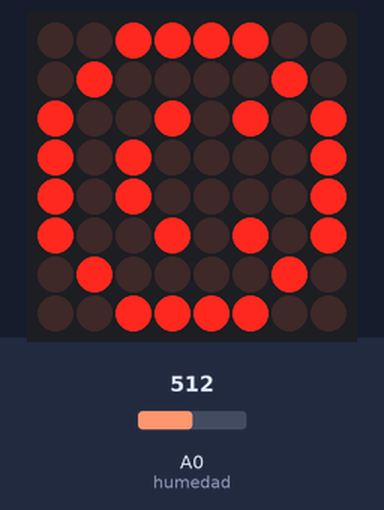
This sketch was run on a simulated Arduino Uno, built with avr-gcc and run on an emulated ATmega328P. Shown: 8×8 LED matrix. The test bench sets the inputs (shaded band); at power-on: A0 (humedad) = 512.

Above: at 9.0 s.
9.1 s: A0 (humedad) set to 882
At 12.8 s:
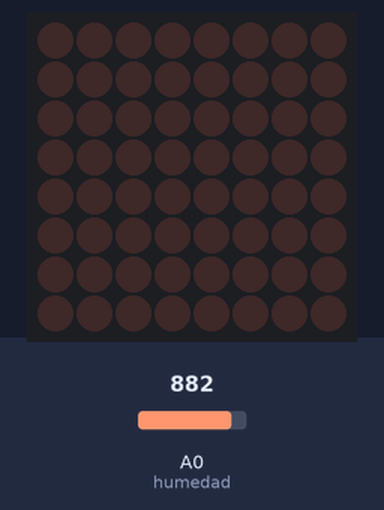
19.5 s: A0 (humedad) set to 900
At 25.2 s:
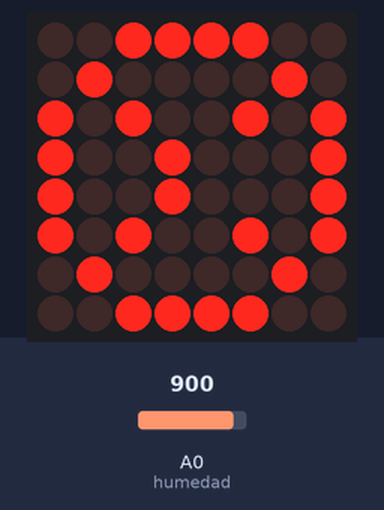
29.9 s: A0 (humedad) set to 1023
37.5 s: A0 (humedad) set to 891
At 43.9 s:
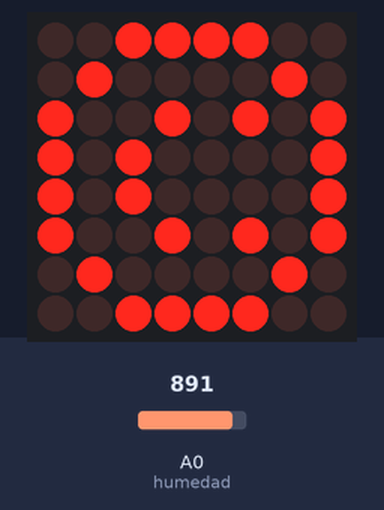
Timing chart, 0 to 45.4 s (numbered marks = the images above; inputs shaded):
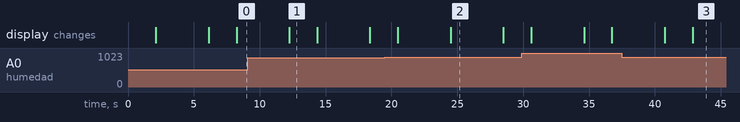

The sketch:

project.ino
```cpp
#include "LedControlMS.h"

LedControl lc=LedControl(12,11,10,1);

const int humedad = A0;

byte Cara_datos[] =

{B00111100,

B01000010,

B10100101,

B10000001,

B10100101,

B10011001,

B01000010,

B00111100};

byte Cara_tristelina[] =

{B00111100,

B01000010,

B10100101,

B10000001,

B10011001,

B10100101,

B01000010,

B00111100};

void setup()
{
  pinMode(humedad, INPUT);
  lc.shutdown(0,false);
  lc.setIntensity(0,2);// Entre 1 y 15
  lc.clearDisplay(0);
}

void loop()
{
  trans();
  delay(500);

  int SensorValue = analogRead(humedad); //take a sample
  Serial.print(SensorValue); Serial.print(" - ");

  if(SensorValue <= 901)
  {
   Representar(Cara_datos,3000);
   delay(1000);
  }

  if(SensorValue >= 900)
  {
   Representar(Cara_tristelina,3000);
   delay(1000);
  }

  lc.clearDisplay(0);
}

void trans(){

  for (int row=0; row<8; row++)

  {

    for (int col=0; col<8; col++)

    {

      lc.setLed(0,col,row,false);

      delay(25);

    }

  }

}

void Representar(byte *Datos,int retardo)
{
  for (int i = 0; i < 8; i++)
  {
    lc.setColumn(0,i,Datos[7-i]);
  }
  delay(retardo);
}
```

Measured:
- the behaviour switches between 899 and 900 on A0 (humedad) (found by bisection; images 1 and 2)
- after the input at 19.5 s, the display: first differs from a run without the input after 5.0 s (image 2)
- after the input at 37.5 s, the display: first differs from a run without the input after 5.4 s (image 3)
- what the display in image 1 shows lasts 2.2 s, from 12.2 s to 14.4 s
- what the display in image 2 shows lasts 4.0 s, from 24.5 s to 28.5 s
